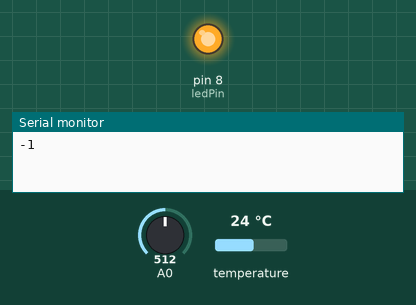
Simulated run of this sketch. Board: Arduino Uno, built with avr-gcc and run on an emulated ATmega328P. On the bench: output pins drawn as LEDs (lit = HIGH), the last lines printed to the serial monitor. The test bench sets the inputs (shaded band); at power-on: A0 = 512, temperature 24 °C.

Above: at 0.1 s.
At 0.9 s:
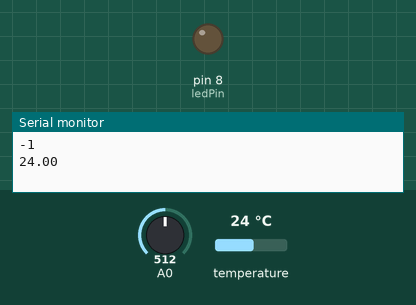
Timing chart, 0 to 2.4 s (numbered marks = the images above):
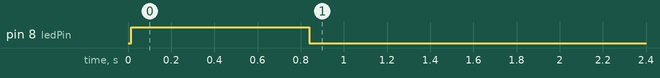

The sketch:

prueba100.ino
```cpp
////////////////////////////////////////////////////////////////////////
/// @param[in] IRSensorPin Analog pin on which IR detector is connected
/// @param[in] delay (msec) delay between calls to this method. It is
///                  best to call it at least 5 times per beat, aka
///                  no slower than 150msec for 70bpm. An ideal value
///                  is 60ms or faster to handle up to 200 BPM.
///
/// @brief
/// True if heartbeat is detected on the sensor.
/// This code is trivial and just does a peak detection, instead of
/// trying to detect the heart's pulse waveform.
/// Note: I am fudging sensor data with the delay to make the integer
/// math after that uses constants, somewhat independant of the sleep
/// delay used in the main loop. Otherwise if maxValue decays too slow
/// or too fast, it causes glitches and false beat detection.
////////////////////////////////////////////////////////////////////////
//#define HBDEBUG(i) i
#define HBDEBUG(i)

bool heartbeatDetected(int IRSensorPin, int delay)
{
  static int maxValue = 0;
  static bool isPeak = false;
  int rawValue;
  bool result = false;

  rawValue = analogRead(IRSensorPin);
  // Separated because analogRead() may not return an int
  rawValue *= (1000/delay);
  HBDEBUG(Serial.print(isPeak); Serial.print("p, "));
  HBDEBUG(Serial.print(rawValue); Serial.print("r, "));
  HBDEBUG(Serial.print(maxValue); Serial.print("m, "));

  // If sensor shifts, then max is out of whack.
  // Just reset max to a new baseline.
  if (rawValue * 4L < maxValue) {
    maxValue = rawValue * 0.8;
    HBDEBUG(Serial.print("RESET, "));
  }

  // Detect new peak
  if (rawValue > maxValue - (1000/delay)) {
    // Only change peak if we find a higher one.
    if (rawValue > maxValue) {
      maxValue = rawValue;
    }
    // Only return true once per peak.
    if (isPeak == false) {
      result = true;
      HBDEBUG(Serial.print(result); Serial.print(",  *"));
    }
    isPeak = true;
  } else if (rawValue < maxValue - (3000/delay)) {
    isPeak = false;
    // Decay max value to adjust to sensor shifting
    // Note that it may take a few seconds to re-detect
    // the signal when sensor is pushed on meatier part
    // of the finger. Another way would be to track how
    // long since last beat, and if over 1sec, reset
    // maxValue, or to use derivatives to remove DC bias.
    maxValue-=(1000/delay);
 }
  HBDEBUG(Serial.print("\n"));
  return result;
}


////////////////////////////////////////////////////////////////////////
// Arduino main code
////////////////////////////////////////////////////////////////////////
int ledPin=8;
int analogPin=0;
//Include libraries
#include <OneWire.h>
#include <DallasTemperature.h>

// Data wire is plugged into pin 2 on the Arduino
#define ONE_WIRE_BUS 2
// Setup a oneWire instance to communicate with any OneWire devices (not just Maxim/Dallas temperature ICs)
OneWire oneWire(ONE_WIRE_BUS);
// Pass our oneWire reference to Dallas Temperature.
DallasTemperature sensors(&oneWire);
void setup()
{
  Serial.begin(9600); //Begin serial communication
   sensors.begin();
  // Built-in arduino board pin for the display LED
  pinMode(ledPin,OUTPUT);

  // Init serial console
  Serial.begin(9600);
  //Serial.println("Heartbeat detection sample code.");
}

const int delayMsec = 60; // 100msec per sample

// The main loop blips the LED and computes BPMs on serial port.
void loop()
{
  static int beatMsec = 0;
  int heartRateBPM = 0;
   if (heartbeatDetected(analogPin, delayMsec)) {
    heartRateBPM = 60000 / beatMsec;
    digitalWrite(ledPin,1);


    // Print msec/beat and instantaneous heart rate in BPM
    Serial.println(heartRateBPM);
    // Send the command to get temperatures

    beatMsec = 0;
    sensors.requestTemperatures();
  //Serial.print("Temperature is: ");
  Serial.println(sensors.getTempCByIndex(0)); // Why "byIndex"? You can have more than one IC on the same bus. 0 refers to the first IC on the wire
  //This section prints firstly the HB and then the temperature, temperature will only be requested and printed while a HB is detected.
  //If you would like to print the temperature firstly just cut and paste the lines before the HB's lines
  } else {
    digitalWrite(ledPin,0);

  // Send the command to get temperatures

  }

  // Note: I assume the sleep delay is way longer than the
  // number of cycles used to run the code hence the error
  // is negligible for math.
  delay(delayMsec);
  beatMsec += delayMsec;
}
```

Measured:
- by itself, pin 8 (ledPin): LOW → HIGH at 0.02 s, → LOW 0.82 s later
